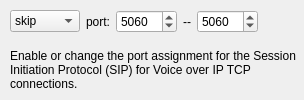
         <widget class="QWidget" name="label651">
          <attribute name="title">
           <string>sip</string>
          </attribute>
          <layout class="QGridLayout">
           <property name="leftMargin">
            <number>10</number>
           </property>
           <property name="topMargin">
            <number>10</number>
           </property>
           <property name="rightMargin">
            <number>0</number>
           </property>
           <property name="bottomMargin">
            <number>0</number>
           </property>
           <item row="1" column="0" colspan="6">
            <widget class="QLabel" name="label695">
             <property name="text">
              <string>Enable or change the port assignment for the Session Initiation Protocol (SIP) for Voice over IP TCP connections.</string>
             </property>
             <property name="alignment">
              <set>Qt::AlignLeading|Qt::AlignLeft|Qt::AlignVCenter</set>
             </property>
             <property name="wordWrap">
              <bool>true</bool>
             </property>
            </widget>
           </item>
           <item row="0" column="4">
            <widget class="QSpinBox" name="pix_sip_port2">
             <property name="minimum">
              <number>1</number>
             </property>
             <property name="maximum">
              <number>65535</number>
             </property>
             <property name="value">
              <number>5060</number>
             </property>
            </widget>
           </item>
           <item row="0" column="2">
            <widget class="QSpinBox" name="pix_sip_port1">
             <property name="minimum">
              <number>1</number>
             </property>
             <property name="maximum">
              <number>65535</number>
             </property>
             <property name="value">
              <number>5060</number>
             </property>
            </widget>
           </item>
           <item row="0" column="1">
            <widget class="QLabel" name="label694">
             <property name="text">
              <string>port:</string>
             </property>
             <property name="alignment">
              <set>Qt::AlignCenter</set>
             </property>
             <property name="wordWrap">
              <bool>false</bool>
             </property>
             <property name="buddy">
              <cstring>pix_ctiqbe_port</cstring>
             </property>
            </widget>
           </item>
           <item row="0" column="3">
            <widget class="QLabel" name="label696">
             <property name="text">
              <string>--</string>
             </property>
             <property name="alignment">
              <set>Qt::AlignCenter</set>
             </property>
             <property name="wordWrap">
              <bool>false</bool>
             </property>
            </widget>
           </item>
           <item row="0" column="5">
            <spacer>
             <property name="orientation">
              <enum>Qt::Horizontal</enum>
             </property>
             <property name="sizeType">
              <enum>QSizePolicy::Expanding</enum>
             </property>
             <property name="sizeHint" stdset="0">
              <size>
               <width>40</width>
               <height>20</height>
              </size>
             </property>
            </spacer>
           </item>
           <item row="0" column="0">
            <widget class="QComboBox" name="pix_sip_switch">
             <item>
              <property name="text">
               <string>skip</string>
              </property>
             </item>
             <item>
              <property name="text">
               <string>enable</string>
              </property>
             </item>
             <item>
              <property name="text">
               <string>disable</string>
              </property>
             </item>
            </widget>
           </item>
          </layout>
         </widget>
